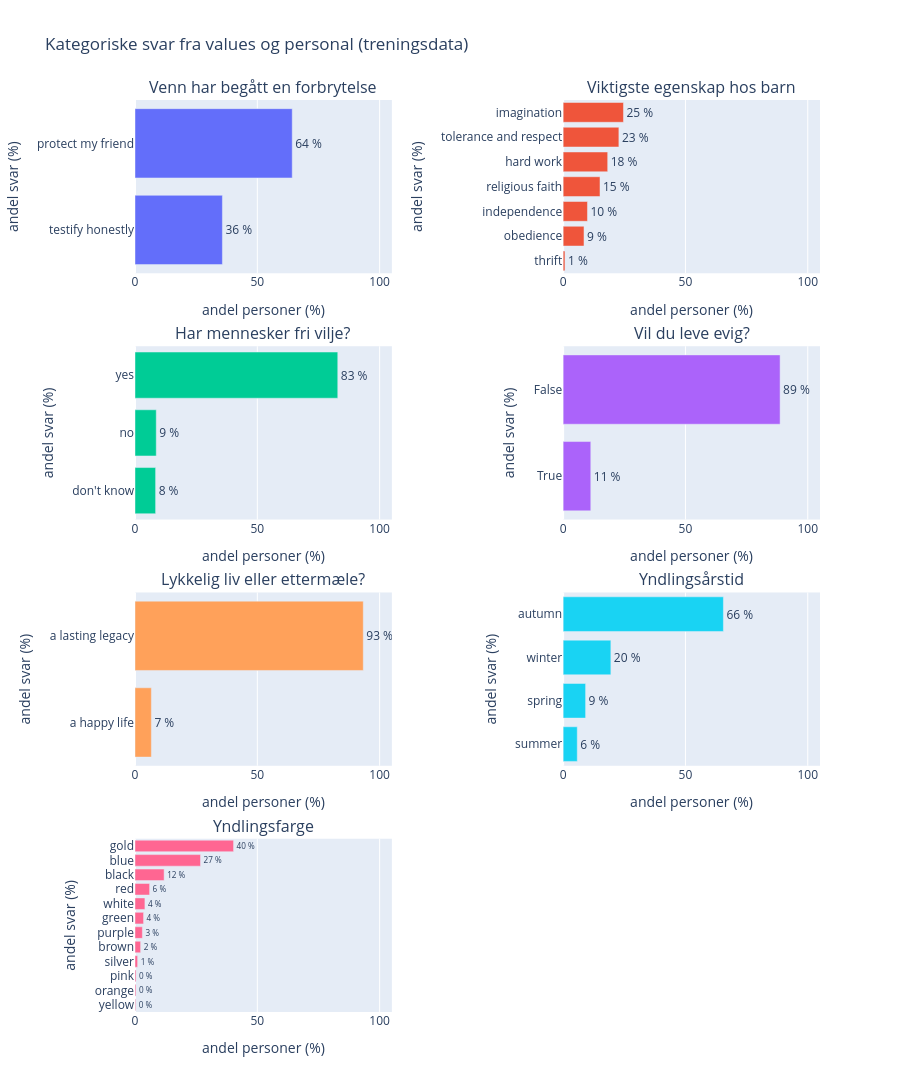

Source (notebook cell):
### Markdown cell above
**Funn:** Svarene klumper seg på runde tall. I diktatorspillet gir 68 % bort nøyaktig 50 %. Selvrapportert IQ har median 145 for
både ekte og fiktive, 84 % oppgir en IQ på 130 eller mer, noe bare ca. 2 % av befolkningen har. Ekte personer får høyere
sannsynlighet for at Gud finnes (median 80) enn fiktive (median 50), mens simuleringshypotesen nesten alltid får
0–10 %. Livstilfredsheten er høy (median 9 for ekte, 8 for fiktive).

### Code cell
# Norske titler som forklarer spørsmålet, i stedet for kolonnenavn
VALUE_CAT = {
    "values.friend_crime_testify": "Venn har begått en forbrytelse",
    "values.child_quality_most_important": "Viktigste egenskap hos barn",
    "values.free_will": "Har mennesker fri vilje?",
    "values.wants_to_live_forever": "Vil du leve evig?",
    "personal.legacy_or_happiness": "Lykkelig liv eller ettermæle?",
    "personal.favorite_season": "Yndlingsårstid",
    "personal.favorite_color": "Yndlingsfarge",
}
fig = make_subplots(rows=4, cols=2, subplot_titles=list(VALUE_CAT.values()),
                    horizontal_spacing=0.25, vertical_spacing=0.08)
for k, col in enumerate(VALUE_CAT):
    vc = (train_df[col].dropna().astype(str).value_counts(normalize=True) * 100).sort_values()
    r, c = k // 2 + 1, k % 2 + 1
    fig.add_trace(go.Bar(x=vc.values, y=vc.index, orientation="h",
                         text=vc.round(0).astype(int).astype(str) + " %", textposition="outside",
                         showlegend=False), row=r, col=c)
fig.update_xaxes(range=[0, 105], title_text="andel personer (%)")
fig.update_yaxes(title_text="andel svar (%)")
fig.update_layout(title="Kategoriske svar fra values og personal (treningsdata)", height=1100)
fig.show()

### Figure 1 — Plotly figure (JSON) as saved in the notebook; plotly's stock layout.template omitted (floating-point values rounded to 4 significant figures)
{"data": [{"orientation": "h", "showlegend": false, "text": ["36 %", "64 %"], "textposition": "outside", "type": "bar", "x": [35.73, 64.27], "xaxis": "x", "y": ["testify honestly", "protect my friend"], "yaxis": "y"}, {"orientation": "h", "showlegend": false, "text": ["1 %", "9 %", "10 %", "15 %", "18 %", "23 %", "25 %"], "textposition": "outside", "type": "bar", "x": [0.7513, 8.54, 9.955, 15.08, 18.22, 22.79, 24.67], "xaxis": "x2", "y": ["thrift", "obedience", "independence", "religious faith", "hard work", "tolerance and respect", "imagination"], "yaxis": "y2"}, {"orientation": "h", "showlegend": false, "text": ["8 %", "9 %", "83 %"], "textposition": "outside", "type": "bar", "x": [8.427, 8.69, 82.88], "xaxis": "x3", "y": ["don't know", "no", "yes"], "yaxis": "y3"}, {"orientation": "h", "showlegend": false, "text": ["11 %", "89 %"], "textposition": "outside", "type": "bar", "x": [11.31, 88.69], "xaxis": "x4", "y": ["True", "False"], "yaxis": "y4"}, {"orientation": "h", "showlegend": false, "text": ["7 %", "93 %"], "textposition": "outside", "type": "bar", "x": [6.693, 93.31], "xaxis": "x5", "y": ["a happy life", "a lasting legacy"], "yaxis": "y5"}, {"orientation": "h", "showlegend": false, "text": ["6 %", "9 %", "20 %", "66 %"], "textposition": "outside", "type": "bar", "x": [5.779, 9.194, 19.51, 65.51], "xaxis": "x6", "y": ["summer", "spring", "winter", "autumn"], "yaxis": "y6"}, {"orientation": "h", "showlegend": false, "text": ["0 %", "0 %", "0 %", "1 %", "2 %", "3 %", "4 %", "4 %", "6 %", "12 %", "27 %", "40 %"], "textposition": "outside", "type": "bar", "x": [0.2877, 0.3878, 0.4253, 1.076, 2.302, 3.015, 3.503, 4.053, 5.967, 11.91, 26.78, 40.29], "xaxis": "x7", "y": ["yellow", "orange", "pink", "silver", "brown", "purple", "green", "white", "red", "black", "blue", "gold"], "yaxis": "y7"}], "layout": {"annotations": [{"font": {"size": 16}, "showarrow": false, "text": "Venn har begått en forbrytelse", "x": 0.1875, "xanchor": "center", "xref": "paper", "y": 1, "yanchor": "bottom", "yref": "paper"}, {"font": {"size": 16}, "showarrow": false, "text": "Viktigste egenskap hos barn", "x": 0.8125, "xanchor": "center", "xref": "paper", "y": 1, "yanchor": "bottom", "yref": "paper"}, {"font": {"size": 16}, "showarrow": false, "text": "Har mennesker fri vilje?", "x": 0.1875, "xanchor": "center", "xref": "paper", "y": 0.73, "yanchor": "bottom", "yref": "paper"}, {"font": {"size": 16}, "showarrow": false, "text": "Vil du leve evig?", "x": 0.8125, "xanchor": "center", "xref": "paper", "y": 0.73, "yanchor": "bottom", "yref": "paper"}, {"font": {"size": 16}, "showarrow": false, "text": "Lykkelig liv eller ettermæle?", "x": 0.1875, "xanchor": "center", "xref": "paper", "y": 0.46, "yanchor": "bottom", "yref": "paper"}, {"font": {"size": 16}, "showarrow": false, "text": "Yndlingsårstid", "x": 0.8125, "xanchor": "center", "xref": "paper", "y": 0.46, "yanchor": "bottom", "yref": "paper"}, {"font": {"size": 16}, "showarrow": false, "text": "Yndlingsfarge", "x": 0.1875, "xanchor": "center", "xref": "paper", "y": 0.19, "yanchor": "bottom", "yref": "paper"}], "height": 1100, "title": {"text": "Kategoriske svar fra values og personal (treningsdata)"}, "xaxis": {"anchor": "y", "domain": [0, 0.375], "range": [0, 105], "title": {"text": "andel personer (%)"}}, "xaxis2": {"anchor": "y2", "domain": [0.625, 1], "range": [0, 105], "title": {"text": "andel personer (%)"}}, "xaxis3": {"anchor": "y3", "domain": [0, 0.375], "range": [0, 105], "title": {"text": "andel personer (%)"}}, "xaxis4": {"anchor": "y4", "domain": [0.625, 1], "range": [0, 105], "title": {"text": "andel personer (%)"}}, "xaxis5": {"anchor": "y5", "domain": [0, 0.375], "range": [0, 105], "title": {"text": "andel personer (%)"}}, "xaxis6": {"anchor": "y6", "domain": [0.625, 1], "range": [0, 105], "title": {"text": "andel personer (%)"}}, "xaxis7": {"anchor": "y7", "domain": [0, 0.375], "range": [0, 105], "title": {"text": "andel personer (%)"}}, "xaxis8": {"anchor": "y8", "domain": [0.625, 1], "range": [0, 105], "title": {"text": "andel personer (%)"}}, "yaxis": {"anchor": "x", "domain": [0.81, 1], "title": {"text": "andel svar (%)"}}, "yaxis2": {"anchor": "x2", "domain": [0.81, 1], "title": {"text": "andel svar (%)"}}, "yaxis3": {"anchor": "x3", "domain": [0.54, 0.73], "title": {"text": "andel svar (%)"}}, "yaxis4": {"anchor": "x4", "domain": [0.54, 0.73], "title": {"text": "andel svar (%)"}}, "yaxis5": {"anchor": "x5", "domain": [0.27, 0.46], "title": {"text": "andel svar (%)"}}, "yaxis6": {"anchor": "x6", "domain": [0.27, 0.46], "title": {"text": "andel svar (%)"}}, "yaxis7": {"anchor": "x7", "domain": [0, 0.19], "title": {"text": "andel svar (%)"}}, "yaxis8": {"anchor": "x8", "domain": [0, 0.19], "title": {"text": "andel svar (%)"}}}}
